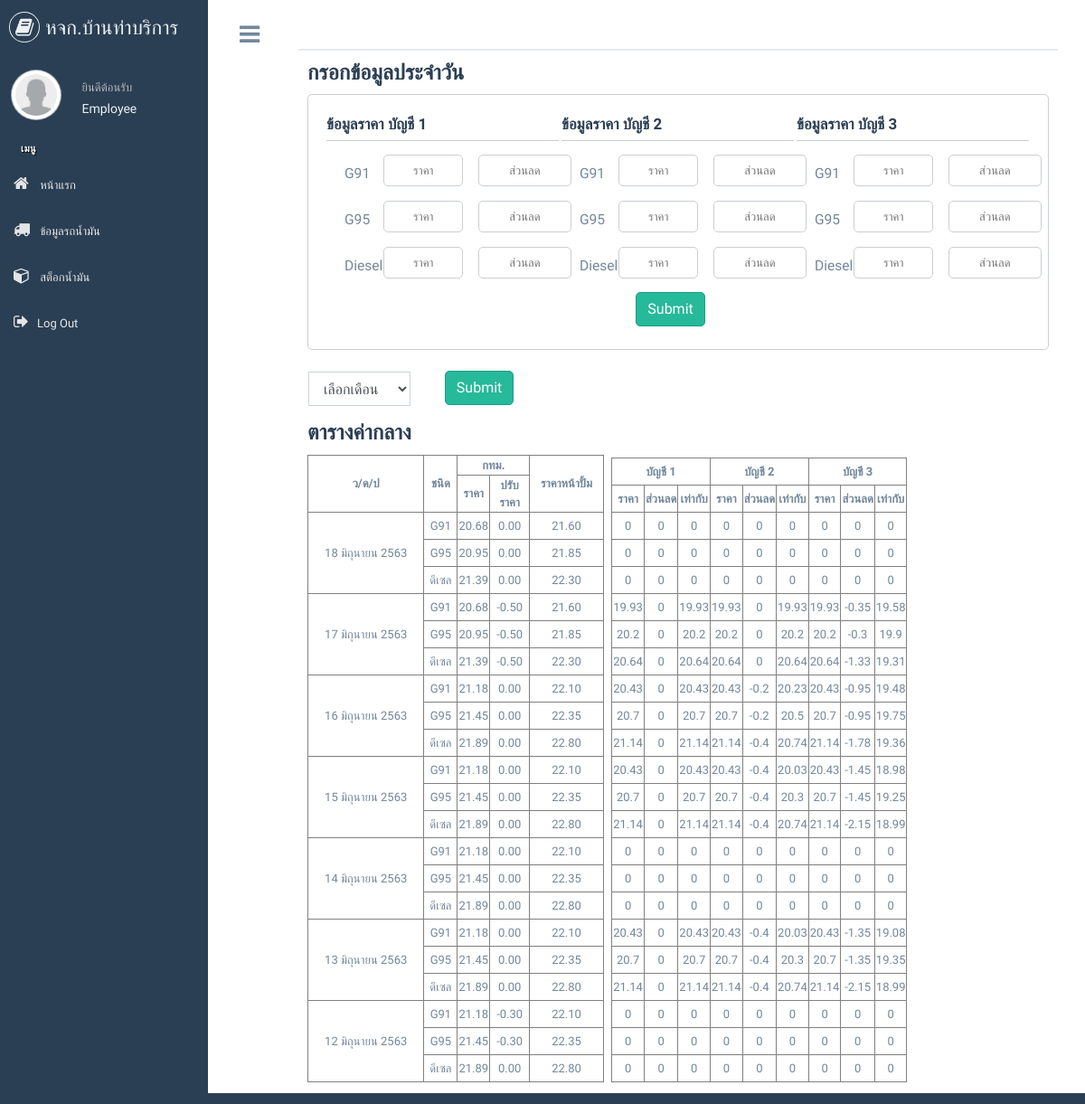
/production/fuelprice.php (signed in), run on the app's committed database.
### tables this page shows
CREATE TABLE `today_price` (
  `id` int(11) NOT NULL AUTO_INCREMENT,
  `gas_id` int(11) DEFAULT NULL,
  `current_price` double DEFAULT NULL,
  `sell_price` double DEFAULT NULL,
  `date` date DEFAULT NULL,
  PRIMARY KEY (`id`)
);

### production/fuelprice.php (the view, shortened to what this page needs)
<!DOCTYPE html>
<html lang="en">
<head>
  <link href="../vendors/bootstrap/dist/css/bootstrap.min.css" rel="stylesheet">
  <link href="../vendors/font-awesome/css/font-awesome.min.css" rel="stylesheet">
  <link href="../vendors/nprogress/nprogress.css" rel="stylesheet">
  <link href="../vendors/iCheck/skins/flat/green.css" rel="stylesheet">
  <link href="../vendors/bootstrap-progressbar/css/bootstrap-progressbar-3.3.4.min.css" rel="stylesheet">
  <link href="../vendors/jqvmap/dist/jqvmap.min.css" rel="stylesheet" />
  <link href="../vendors/bootstrap-daterangepicker/daterangepicker.css" rel="stylesheet">
  <link href="../build/css/custom.min.css" rel="stylesheet">
</head>
<body class="nav-md">
  <div class="container body">
    <div class="main_container">
      <div class="col-md-3 left_col">
        <div class="left_col scroll-view">
          <div class="navbar nav_title" style="border: 0;">
            <a href="index.php" class="site_title"><i class="fa fa-book"></i> <span>หจก.บ้านท่าบริการ</span></a>
          </div>
          <div class="profile clearfix">
            <div class="profile_pic">
              <img src="images/user.png" alt="..." class="img-circle profile_img">
            </div>
            <div class="profile_info">
              <span>ยินดีต้อนรับ</span>
              <h2>
                <?php
                echo $_SESSION['user_name'];
                ?>
              </h2>
            </div>
          </div>
          <br />
          <div id="sidebar-menu" class="main_menu_side hidden-print main_menu">
            <div class="menu_section">
              <h3>เมนู</h3>
              <ul class="nav side-menu">
                <li><a href="index.php"><i class="fa fa-home"></i> หน้าแรก</a></li>
                <?php if ($_SESSION['user_level'] == 2) { ?>
                  <li><a href="fuelprice.php"><i class="fa fa-money"></i> ราคาน้ำมัน</a></li>
                  <li><a href="history.php"><i class="fa fa-history"></i> ประวัติการสั่งซื้อ</a></li>
                  <li><a href="cost.php"><i class="fa fa-bar-chart"></i> ต้นทุน</a></li>
                  <li><a href="informationGasCar.php"><i class="fa fa-truck"></i> ข้อมูลรถน้ำมัน</a></li>
                  <li><a href="stockFuel.php"><i class="fa fa-cube"></i> สต็อกน้ำมัน</a></li>
                  <li><a href="management.php"><i class="fa fa-users"></i> จัดการบัญชีผู้ใช้</a></li>
                  <li><a href="logout.php"><i class="fa fa-sign-out"> </i>Log Out</a></li>
                <?php } else { ?>
                  <li><a href="informationGasCar.php"><i class="fa fa-truck"></i> ข้อมูลรถน้ำมัน</a></li>
                  <li><a href="stockFuel.php"><i class="fa fa-cube"></i> สต็อกน้ำมัน</a></li>
                  <li><a href="logout.php"><i class="fa fa-sign-out"> </i>Log Out</a></li>
                <?php } ?>
              </ul>
            </div>
          </div>
        </div>
      </div>
      <div class="right_col" role="main" style="background-color: white;">
        <div class="nav toggle">
          <a id="menu_toggle"><i class="fa fa-bars"></i></a>
        </div>
        <div class="row">
          <div class="col-md-12 col-sm-12 ">
            <div class="dashboard_graph">
              <div class="row x_title">
                <div class="col-md-6">
                </div>
              </div>
              <div class="setfont1">
                <div class="column1">
                  <h1 style="font-weight: 800;color: #2B3E54;font-size: 180%;">กรอกข้อมูลประจำวัน</h1>
                  <div class="setborder">
                    <form action="add-pricegas.php">
                      <div class="set_line">
                        <div class="showdetail">ข้อมูลราคา บัญชี 1</div>
                        <table class="account">
                          <tr>
                            <td class="name">G91</td>
                            <td><input type="text" onKeyUp="if(isNaN(this.value)){ alert('กรุณากรอกตัวเลข'); this.value='';}" name="91p_a1" placeholder="ราคา"></td>
                            <td><input type="text" onKeyUp="if(isNaN(this.value)){ alert('กรุณากรอกตัวเลข'); this.value='';}" name="91d_a1" placeholder="ส่วนลด" style="margin-left: 15px"></td>
                          </tr>
                          <tr>
                            <td class="name">G95</td>
                            <td><input type="text" onKeyUp="if(isNaN(this.value)){ alert('กรุณากรอกตัวเลข'); this.value='';}" name="95p_a1" placeholder="ราคา"></td>
                            <td><input type="text" onKeyUp="if(isNaN(this.value)){ alert('กรุณากรอกตัวเลข'); this.value='';}" name="95d_a1" placeholder="ส่วนลด" style="margin-left: 15px"></td>
                          </tr>
                          <tr>
                            <td class="name">Diesel</td>
                            <td><input type="text" onKeyUp="if(isNaN(this.value)){ alert('กรุณากรอกตัวเลข'); this.value='';}" name="Dep_a1" placeholder="ราคา"></td>
                            <td><input type="text" onKeyUp="if(isNaN(this.value)){ alert('กรุณากรอกตัวเลข'); this.value='';}" name="Ded_a1" placeholder="ส่วนลด" style="margin-left: 15px"></td>
                          </tr>
                        </table>
                      </div>
                      <div class="set_line">
                        <div class="showdetail">ข้อมูลราคา บัญชี 2</div>
                        <table class="account">
                          <tr>
                            <td class="name">G91</td>
                            <td><input type="text" onKeyUp="if(isNaN(this.value)){ alert('กรุณากรอกตัวเลข'); this.value='';}" name="91p_a2" placeholder="ราคา"></td>
                            <td><input type="text" onKeyUp="if(isNaN(this.value)){ alert('กรุณากรอกตัวเลข'); this.value='';}" name="91d_a2" placeholder="ส่วนลด" style="margin-left: 15px"></td>
                          </tr>
                          <tr>
                            <td class="name">G95</td>
                            <td><input type="text" onKeyUp="if(isNaN(this.value)){ alert('กรุณากรอกตัวเลข'); this.value='';}" name="95p_a2" placeholder="ราคา"></td>
                            <td><input type="text" onKeyUp="if(isNaN(this.value)){ alert('กรุณากรอกตัวเลข'); this.value='';}" name="95d_a2" placeholder="ส่วนลด" style="margin-left: 15px"></td>
                          </tr>
                          <tr>
                            <td class="name">Diesel</td>
                            <td><input type="text" onKeyUp="if(isNaN(this.value)){ alert('กรุณากรอกตัวเลข'); this.value='';}" name="Dep_a2" placeholder="ราคา"></td>
                            <td><input type="text" onKeyUp="if(isNaN(this.value)){ alert('กรุณากรอกตัวเลข'); this.value='';}" name="Ded_a2" placeholder="ส่วนลด" style="margin-left: 15px"></td>
                          </tr>
                        </table>
                      </div>
                      <div class="set_line">
                        <div class="showdetail">ข้อมูลราคา บัญชี 3</div>
                        <table class="account">
                          <tr>
                            <td class="name">G91</td>
                            <td><input type="text" onKeyUp="if(isNaN(this.value)){ alert('กรุณากรอกตัวเลข'); this.value='';}" name="91p_a3" placeholder="ราคา"></td>
                            <td><input type="text" onKeyUp="if(isNaN(this.value)){ alert('กรุณากรอกตัวเลข'); this.value='';}" name="91d_a3" placeholder="ส่วนลด" style="margin-left: 15px"></td>
                          </tr>
                          <tr>
                            <td class="name">G95</td>
                            <td><input type="text" onKeyUp="if(isNaN(this.value)){ alert('กรุณากรอกตัวเลข'); this.value='';}" name="95p_a3" placeholder="ราคา"></td>
                            <td><input type="text" onKeyUp="if(isNaN(this.value)){ alert('กรุณากรอกตัวเลข'); this.value='';}" name="95d_a3" placeholder="ส่วนลด" style="margin-left: 15px"></td>
                          </tr>
                          <tr>
                            <td class="name">Diesel</td>
                            <td><input type="text" onKeyUp="if(isNaN(this.value)){ alert('กรุณากรอกตัวเลข'); this.value='';}" name="Dep_a3" placeholder="ราคา"></td>
                            <td><input type="text" onKeyUp="if(isNaN(this.value)){ alert('กรุณากรอกตัวเลข'); this.value='';}" name="Ded_a3" placeholder="ส่วนลด" style="margin-left: 15px"></td>
                          </tr>
                        </table>
                      </div>
                      <input type="submit" class="btn btn-success" value="Submit">
                    </form>
                  </div>
                </div>
                <br>
                <form action="fuelprice_m.php" method="GET">
                <table>
                <tr>
                  <td><select name="select_m" class="form-control">
                  <option value="none" selected disabled hidden>เลือกเดือน</option>
                  </select></td>
                  <td><input type="submit" class="btn btn-success" value="Submit"></td>
                </tr>
                </table>
                </form>
                <h1 style="font-weight: 800;color: #2B3E54;font-size: 180%;">ตารางค่ากลาง</h1>
                <div class="column2">
                  <div class="set_col1">
                    <table border="1" style="text-align: center;">
                      <tr class="setheader">
                        <th rowspan="2" style="height: 60px;">ว/ด/ป</th>
                        <th rowspan="2">ชนิด</th>
                        <th colspan="2" style="width: 24%;">กทม.</th>
                        <th rowspan="2">ราคาหน้าปั้ม</th>
                      </tr>
                      <tr class="setl">
                        <th>ราคา</th>
                        <th>ปรับราคา</th>
                      </tr>
                      <?php
                      require_once "connect.php";
                      $userQuery = "select date from today_price group by date order by date DESC limit 7";
                      $result1 = mysqli_query($connect, $userQuery);
                      $month = array('-', 'มกราคม', 'กุมภาพันธ์', 'มีนาคม', 'เมษายน', 'พฤษภาคม', 'มิถุนายน', 'กรกฎาคม', 'สิงหาคม', 'กันยายน', 'ตุลาคม', 'พฤศจิกายน', 'ธันวาคม');
                      while ($rows = mysqli_fetch_assoc($result1)) {
                        $d = $rows['date'];
                        $Tdate = explode("-", $rows['date']);
                        $Sdate = array($Tdate[2], $month[(int) $Tdate[1]], $Tdate[0] + 543);
                        $date  = implode(" ", $Sdate);
                        $userQuery = "select (select name from gas where id = today_price.gas_id) as gas , current_price , sell_price from today_price where date = '$d' order by gas_id";
                        $result = mysqli_query($connect, $userQuery);
                        $i = 1;
                        while ($row = mysqli_fetch_assoc($result)) {
                          $userQuery = "select current_price from today_price where date < '$d' and gas_id = $i order by date DESC limit 1";
                          $result2 = mysqli_query($connect, $userQuery);
                          $r = mysqli_fetch_assoc($result2);
                      ?>
                          <tr>
                            <?php if($i == 1){ ?>
                            <td style="height: 30px;" rowspan="3"><?php echo $date; ?></td>
                            <?php }?>
                            <td style="height: 30px"><?php echo $row['gas']; ?></td>
                            <td><?php echo number_format($row['current_price'], 2); ?></td>
                            <td><?php if($row['current_price'] - $r['current_price'] > 0){ echo "+";} echo number_format($row['current_price'] - $r['current_price'] , 2); ?></td>
                            <td><?php echo number_format($row['sell_price'], 2); ?></td>
                          </tr>
                      <?php
                          $i++;
                        }
                      } ?>
                    </table>
                  </div>
                  <div class="set_col2">
                    <table border="1" style="text-align: center;">
                      <tr class="setheader">
                        <th colspan="3" style="height: 30px;">บัญชี 1</th>
                        <th colspan="3">บัญชี 2</th>
                        <th colspan="3">บัญชี 3</th>
                      </tr>
                      <tr>
                        <th style="height: 30px;">ราคา</th>
                        <th>ส่วนลด</th>
                        <th>เท่ากับ</th>
                        <th>ราคา</th>
                        <th>ส่วนลด</th>
                        <th>เท่ากับ</th>
                        <th>ราคา</th>
                        <th>ส่วนลด</th>
                        <th>เท่ากับ</th>
                      </tr>
                      <?php
                      require_once "connect.php";
                      $userQuery = "SELECT * from sell where account = 1 order by date DESC ,account ,gas_id limit 21";
                      $result = mysqli_query($connect, $userQuery);
                      while ($row = mysqli_fetch_assoc($result)) {
                        $a1_price[] = $row['price'];
                        $a1_discount[] = $row['discount'];
                      }
                        ?>
                        <?php
                      $userQuery = "SELECT * from sell where account = 2 order by date DESC ,account ,gas_id limit 21";
                      $result = mysqli_query($connect, $userQuery);
                      while ($row = mysqli_fetch_assoc($result)) {
                        $a2_price[] = $row['price'];
                        $a2_discount[] = $row['discount'];
                      }
                        ?>
                        <?php
                      $userQuery = "SELECT * from sell where account = 3 order by date DESC ,account ,gas_id limit 21";
                      $result = mysqli_query($connect, $userQuery);
                      while ($row = mysqli_fetch_assoc($result)) {
                        $a3_price[] = $row['price'];
                        $a3_discount[] = $row['discount'];
                      }
                        ?>
                        <?php
                      for ($i = 0; $i < count($a1_price); $i++) {
                      ?>
                        <tr>
                          <td style="height: 30px;"><?php echo $a1_price[$i]; ?></td>
                          <td><?php echo $a1_discount[$i] * -1; ?></td>
                          <td><?php echo $a1_price[$i] - $a1_discount[$i]; ?></td>
                          <td><?php echo $a2_price[$i]; ?></td>
                          <td><?php echo $a2_discount[$i] * -1; ?></td>
                          <td><?php echo $a2_price[$i] - $a2_discount[$i]; ?></td>
                          <td><?php echo $a3_price[$i]; ?></td>
                          <td><?php echo $a3_discount[$i] * -1; ?></td>
                          <td><?php echo $a3_price[$i] - $a3_discount[$i]; ?></td>
                        </tr>
                      <?php } ?>
                    </table>
                  </div>
                </div>
              </div>
            </div>
          </div>
</body>
</html>

### production/fuelprice.php (style rules this page uses)
.setfont1, .menu_section, .profile_info, .site_title { font-family: 'Prompt', sans-serif; }
@media only screen and (max-width: 1366px) { .column1 { width: 100%; } }
@media only screen and (max-width: 1366px) { .set_col1 { width: 40%; } }
@media only screen and (max-width: 1366px) { .set_col2 { width: 58%; margin-left: 5px; } }
.set_col1, .set_col2 { display: inline-block; }
form .showdetail { font-weight: 600; padding-bottom: 5px; margin-bottom: 10px; border-bottom: 0.5px solid rgb(202, 206, 215); font-size: 130%; color: #2B3E54; }
.column1, .column2 { display: block; }
.set_line { display: inline-block; width: 33%; }
input[type="text"] { border: 1px solid rgb(202, 206, 215); margin-right: 15px; width: 100%; height: 35px; text-align: center; margin-bottom: 10px; margin-top: 4%; border-radius: 5px; }
input[type="submit"] { margin-left: 44%; margin-top: 3.5px; border-radius: 5px; display: block; }
.setborder { border: 1px solid rgb(202, 206, 215); padding: 20px 20px 20px 20px; border-radius: 5px; }
td.name { font-size: 120%; padding-right: 3%; padding-top: 1%; padding-left: 20px; }

### data on the page
today_price: date "18 มิถุนายน 2563", gas "G91", current_price "20.68", current_price "0.00", sell_price "21.60"
today_price: gas "G95", current_price "20.95", current_price "0.00", sell_price "21.85"
today_price: gas "ดีเซล", current_price "21.39", current_price "0.00", sell_price "22.30"
today_price: date "17 มิถุนายน 2563", gas "G91", current_price "20.68", current_price "-0.50", sell_price "21.60"
today_price: gas "G95", current_price "20.95", current_price "-0.50", sell_price "21.85"
today_price: gas "ดีเซล", current_price "21.39", current_price "-0.50", sell_price "22.30"
today_price: date "16 มิถุนายน 2563", gas "G91", current_price "21.18", current_price "0.00", sell_price "22.10"
today_price: gas "G95", current_price "21.45", current_price "0.00", sell_price "22.35"
today_price: gas "ดีเซล", current_price "21.89", current_price "0.00", sell_price "22.80"
today_price: date "15 มิถุนายน 2563", gas "G91", current_price "21.18", current_price "0.00", sell_price "22.10"
today_price: gas "G95", current_price "21.45", current_price "0.00", sell_price "22.35"
today_price: gas "ดีเซล", current_price "21.89", current_price "0.00", sell_price "22.80"
today_price: date "14 มิถุนายน 2563", gas "G91", current_price "21.18", current_price "0.00", sell_price "22.10"
today_price: gas "G95", current_price "21.45", current_price "0.00", sell_price "22.35"
today_price: gas "ดีเซล", current_price "21.89", current_price "0.00", sell_price "22.80"
today_price: date "13 มิถุนายน 2563", gas "G91", current_price "21.18", current_price "0.00", sell_price "22.10"
today_price: gas "G95", current_price "21.45", current_price "0.00", sell_price "22.35"
today_price: gas "ดีเซล", current_price "21.89", current_price "0.00", sell_price "22.80"
today_price: date "12 มิถุนายน 2563", gas "G91", current_price "21.18", current_price "-0.30", sell_price "22.10"
today_price: gas "G95", current_price "21.45", current_price "-0.30", sell_price "22.35"
today_price: gas "ดีเซล", current_price "21.89", current_price "0.00", sell_price "22.80"

### other printed values
$_SESSION['user_name'] "Employee"
$a1_price[$i] "0"
$a1_discount[$i] * -1 "0"
$a1_price[$i] - $a1_discount[$i] "0"
$a2_price[$i] "0"
$a2_discount[$i] * -1 "0"
$a2_price[$i] - $a2_discount[$i] "0"
$a3_price[$i] "0"
$a3_discount[$i] * -1 "0"
$a3_price[$i] - $a3_discount[$i] "0"
$a1_price[$i] "19.93"
$a1_price[$i] - $a1_discount[$i] "19.93"
$a2_price[$i] "19.93"
$a2_price[$i] - $a2_discount[$i] "19.93"
$a3_price[$i] "19.93"
